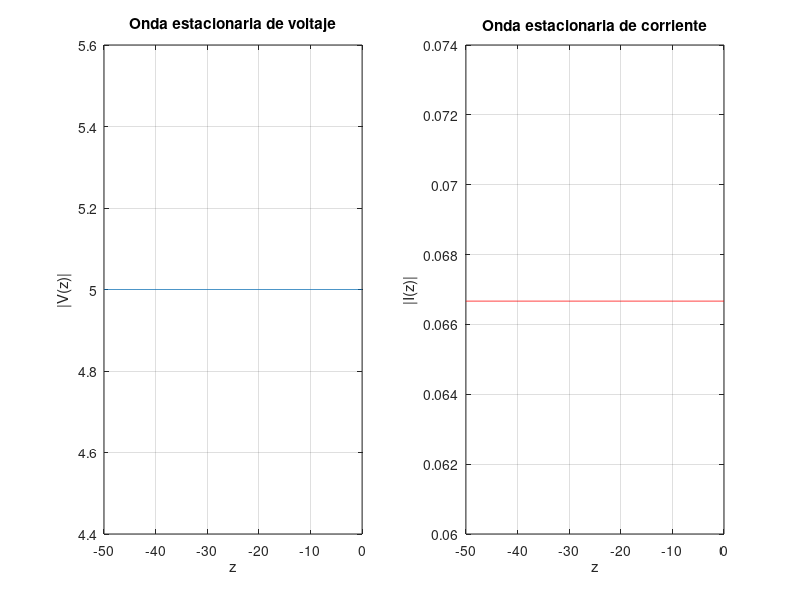

Reproduce this figure in MATLAB.
clear;clc;clf

Zo=75;
L=50;
Zl=75;
E_r=2.5;
f=20e6;
A=5;
z=-L:L/10000:0;
Lambda=3e8/(sqrt(E_r)*f);
Ro_l=(Zl-Zo)/(Zl+Zo);
B=A*Ro_l;
Betta=(2*pi)/Lambda;
tetta=pi;

V_z=A.*sqrt(1+(2*abs(Ro_l)).*cos(2*Betta.*z+tetta)+abs(Ro_l)^2);
I_z=(A/Zo).*sqrt(1-(2*abs(Ro_l)).*cos(2*Betta.*z+tetta)+abs(Ro_l)^2);

subplot(1,2,1)
plot(z,V_z)
grid on
xlabel('z')
ylabel('|V(z)|')
title('Onda estacionaria de voltaje')
subplot(1,2,2)
plot(z,I_z,'r')
grid on
xlabel('z')
ylabel('|I(z)|')
title('Onda estacionaria de corriente')

%Al ser la carga igual a la impedancia característica de la línea se tiene
%una línea acoplada, lo cual significa que no habrá onda reflejada, y por ende no se tendrá onda estacionaria. Esto
%también se puede comprobar por medio de la ecuación del coeficiente de
%reflexión. Al ser iguales Zo y ZL el coeficiente de reflexión es igual a
%0, lo cual corrobora que no hay onda reflejada. Con el coeficiente de reflexión siendo = 0 en la ecuación de magnitud de voltaje y
%magnitud de corriente, varios términos se cancelan por lo que la magnitud
%de voltaje será igual a la amplitud de la señal (A) y la magnitud de
%corriente será igual a A/Zo
